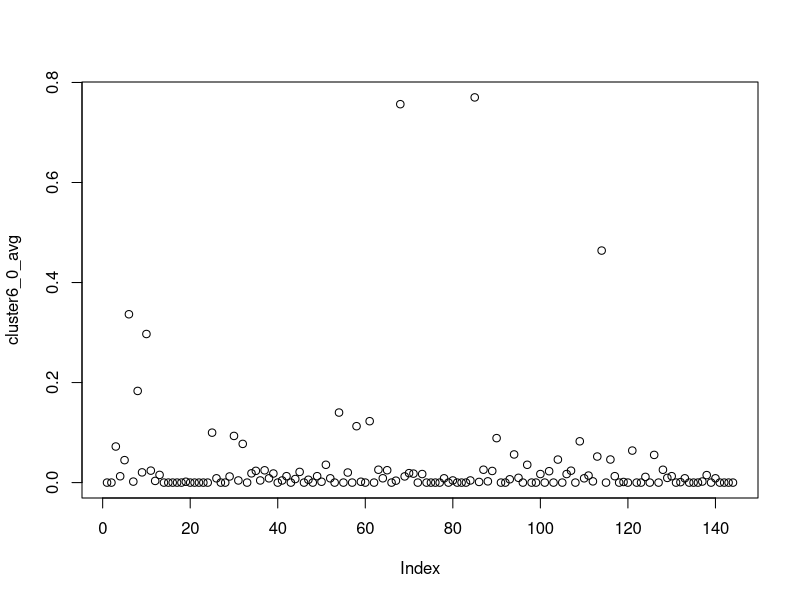
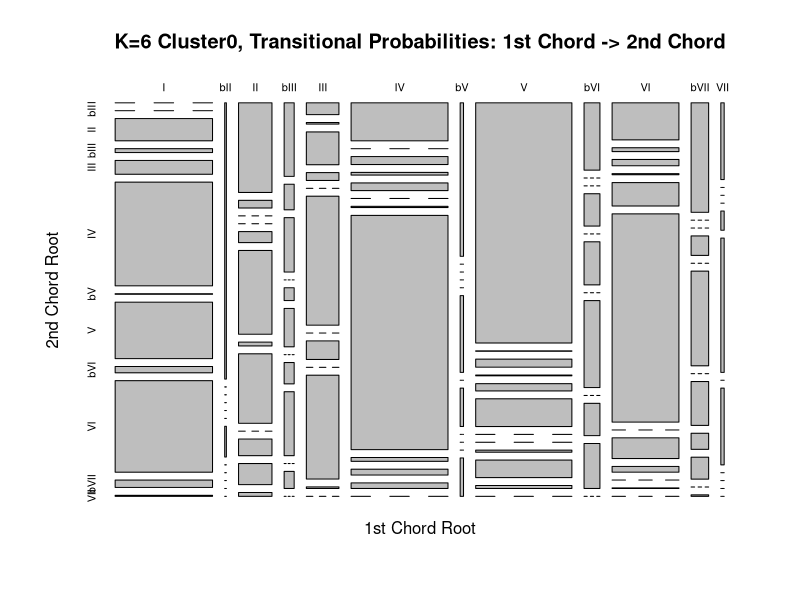
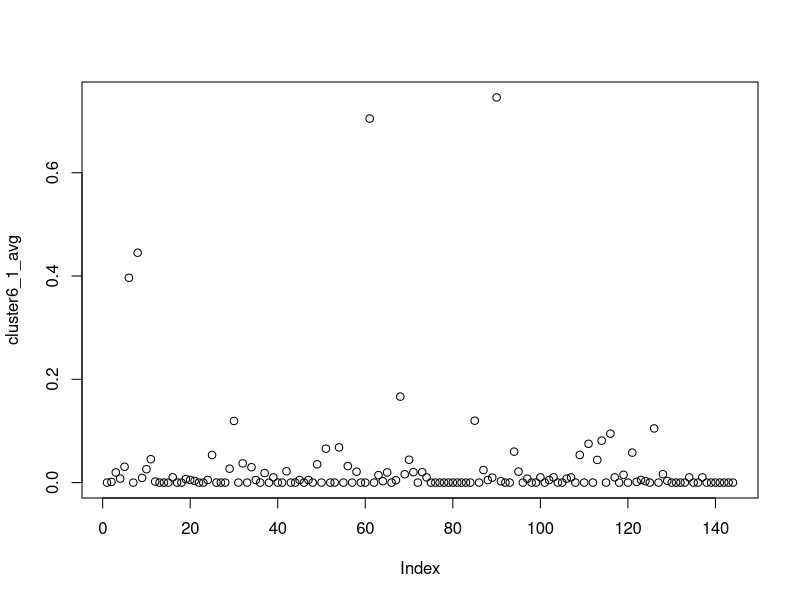
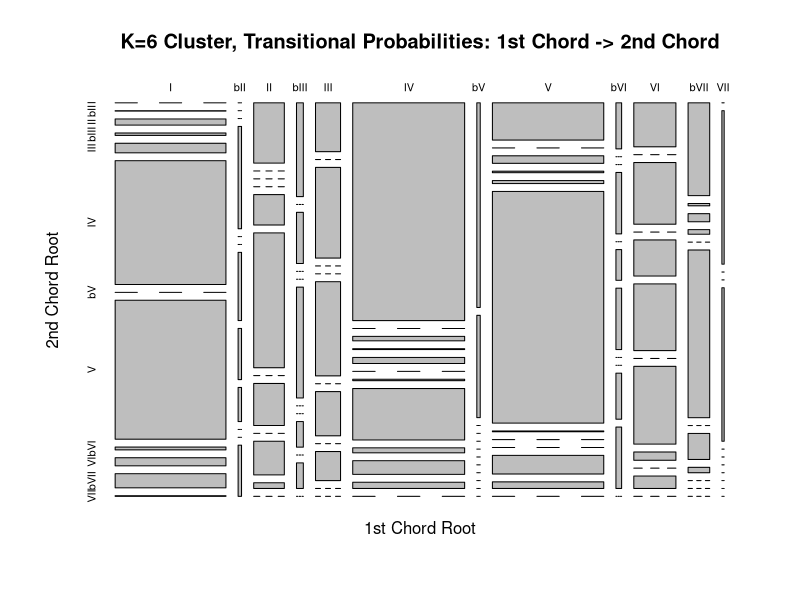
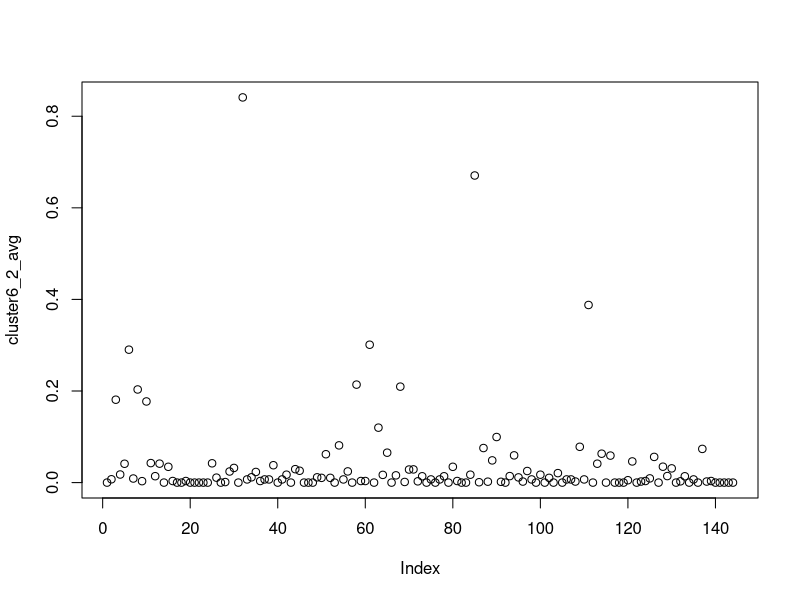
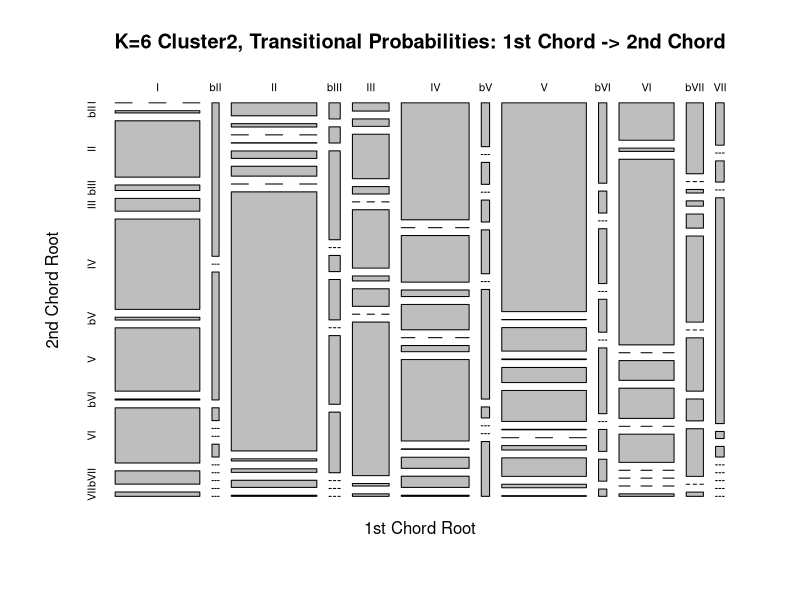
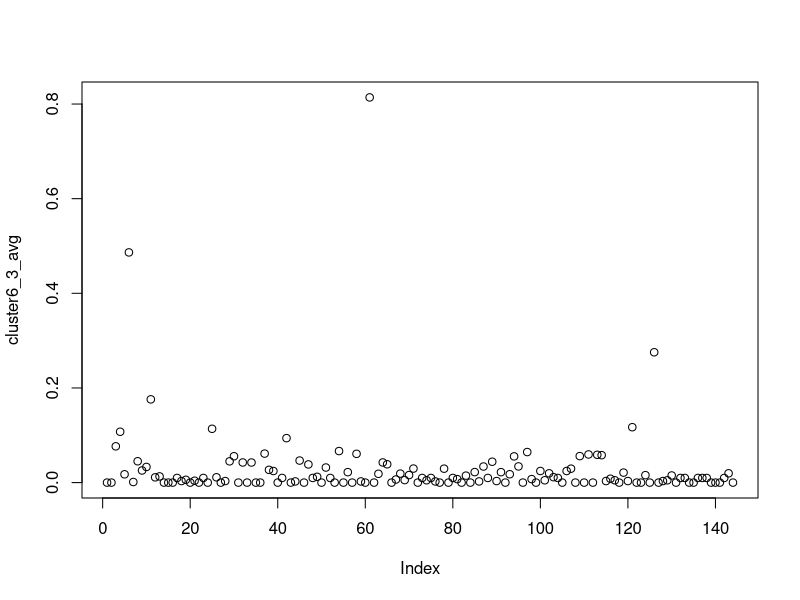
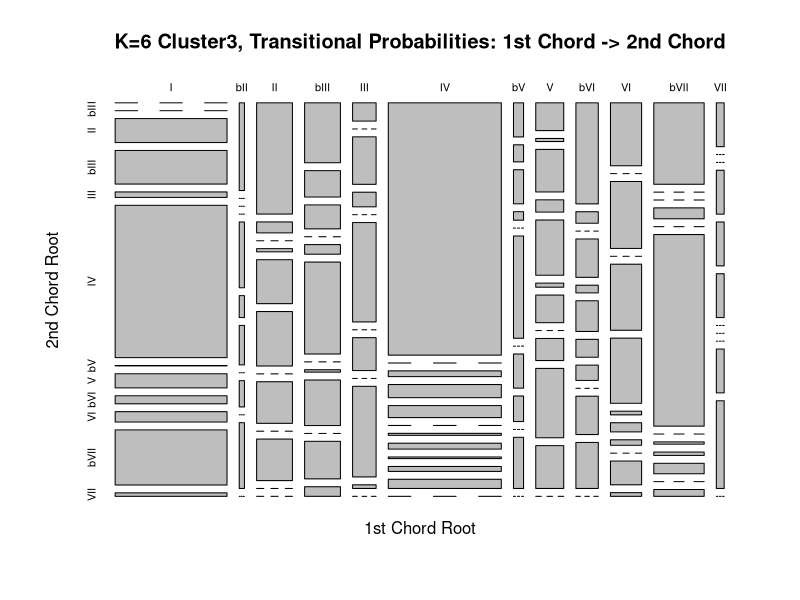

The R script that drew these images, in order:
bb <- read.csv('new_cluster_songbysongtransprob.csv', header = FALSE)
summary(bb)
length(bb$V1)
bb[bb$V1 == 'TheRose',] 

###### K-Means Cluster = 6 ######

#K = 6, cluster 0      Circle of Fifths?
cluster6_0 <- bb[which(bb$V147 == '0'),]
summary(cluster6_0)
length(cluster6_0)
cluster6_0_avg = colMeans(cluster6_0[c(2:145)])
plot(cluster6_0_avg)
    #Table creation
cluster6_0_matrix <- matrix(cluster6_0_avg, ncol=12,byrow=TRUE)
colnames(cluster6_0_matrix) <- c("I", "bII", "II", "bIII", "III", "IV", "bV", "V", "bVI", "VI", "bVII", "VII")
rownames(cluster6_0_matrix) <- c("I", "bII", "II", "bIII", "III", "IV", "bV", "V", "bVI", "VI", "bVII", "VII")
cluster6_0_matrix <- as.table(cluster6_0_matrix)
cluster6_0_matrix
plot(cluster6_0_matrix, main = "K=6 Cluster0, Transitional Probabilities: 1st Chord -> 2nd Chord", xlab = "1st Chord Root", ylab = "2nd Chord Root")
cluster6_0$V1


#K = 6, cluster 1     Blues?
cluster6_1 <- bb[which(bb$V147 == '1'),]
summary(cluster6_1)
length(cluster6_1)
cluster6_1_avg = colMeans(cluster6_1[c(2:145)])
plot(cluster6_1_avg)
#Table creation
cluster6_1_matrix <- matrix(cluster6_1_avg, ncol=12,byrow=TRUE)
colnames(cluster6_1_matrix) <- c("I", "bII", "II", "bIII", "III", "IV", "bV", "V", "bVI", "VI", "bVII", "VII")
rownames(cluster6_1_matrix) <- c("I", "bII", "II", "bIII", "III", "IV", "bV", "V", "bVI", "VI", "bVII", "VII")
cluster6_1_matrix <- as.table(cluster6_1_matrix)
cluster6_1_matrix
plot(cluster6_1_matrix, main = "K=6 Cluster, Transitional Probabilities: 1st Chord -> 2nd Chord", xlab = "1st Chord Root", ylab = "2nd Chord Root")
cluster6_1$V1

#K = 6, cluster 2    Random?
cluster6_2 <- bb[which(bb$V147 == '2'),]
summary(cluster6_2)
length(cluster6_2)
cluster6_2_avg = colMeans(cluster6_2[c(2:145)])
plot(cluster6_2_avg)
#Table creation
cluster6_2_matrix <- matrix(cluster6_2_avg, ncol=12,byrow=TRUE)
colnames(cluster6_2_matrix) <- c("I", "bII", "II", "bIII", "III", "IV", "bV", "V", "bVI", "VI", "bVII", "VII")
rownames(cluster6_2_matrix) <- c("I", "bII", "II", "bIII", "III", "IV", "bV", "V", "bVI", "VI", "bVII", "VII")
cluster6_2_matrix <- as.table(cluster6_2_matrix)
cluster6_2_matrix
plot(cluster6_2_matrix, main = "K=6 Cluster2, Transitional Probabilities: 1st Chord -> 2nd Chord", xlab = "1st Chord Root", ylab = "2nd Chord Root")

#K = 6, cluster 3     V & bVII -> IV -> I? Plagal?
cluster6_3 <- bb[which(bb$V147 == '3'),]
summary(cluster6_3)
length(cluster6_3)
cluster6_3_avg = colMeans(cluster6_3[c(2:145)])
plot(cluster6_3_avg)
#Table creation
cluster6_3_matrix <- matrix(cluster6_3_avg, ncol=12,byrow=TRUE)
colnames(cluster6_3_matrix) <- c("I", "bII", "II", "bIII", "III", "IV", "bV", "V", "bVI", "VI", "bVII", "VII")
rownames(cluster6_3_matrix) <- c("I", "bII", "II", "bIII", "III", "IV", "bV", "V", "bVI", "VI", "bVII", "VII")
cluster6_3_matrix <- as.table(cluster6_3_matrix)
cluster6_3_matrix
plot(cluster6_3_matrix, main = "K=6 Cluster3, Transitional Probabilities: 1st Chord -> 2nd Chord", xlab = "1st Chord Root", ylab = "2nd Chord Root")
cluster6_3$V1

#K = 6, cluster 4     Classical/Doo-wop? 
cluster6_4 <- bb[which(bb$V147 == '4'),]
summary(cluster6_4)
length(cluster6_4)
cluster6_4_avg = colMeans(cluster6_4[c(2:145)])
plot(cluster6_4_avg)
#Table creation
cluster6_4_matrix <- matrix(cluster6_4_avg, ncol=12,byrow=TRUE)
colnames(cluster6_4_matrix) <- c("I", "bII", "II", "bIII", "III", "IV", "bV", "V", "bVI", "VI", "bVII", "VII")
rownames(cluster6_4_matrix) <- c("I", "bII", "II", "bIII", "III", "IV", "bV", "V", "bVI", "VI", "bVII", "VII")
cluster6_4_matrix <- as.table(cluster6_4_matrix)
plot(cluster6_4_matrix, main = "K=6 Cluster4, Transitional Probabilities: 1st Chord -> 2nd Chord", xlab = "1st Chord Root", ylab = "2nd Chord Root")
cluster6_4$V1

#K = 6, cluster 5     Modal or Rock_Tonal/minor? pre-dom -> bVII/V -> I
cluster6_5 <- bb[which(bb$V147 == '5'),]
summary(cluster6_5)
length(cluster6_5)
cluster6_5_avg = colMeans(cluster6_5[c(2:145)])
plot(cluster6_5_avg)
#Table creation
cluster6_5_matrix <- matrix(cluster6_5_avg, ncol=12,byrow=TRUE)
colnames(cluster6_5_matrix) <- c("I", "bII", "II", "bIII", "III", "IV", "bV", "V", "bVI", "VI", "bVII", "VII")
rownames(cluster6_5_matrix) <- c("I", "bII", "II", "bIII", "III", "IV", "bV", "V", "bVI", "VI", "bVII", "VII")
cluster6_5_matrix <- as.table(cluster6_5_matrix)
cluster6_5_matrix
plot(cluster6_5_matrix, main = "K=6 Cluster5, Transitional Probabilities: 1st Chord -> 2nd Chord", xlab = "1st Chord Root", ylab = "2nd Chord Root")
cluster6_5$V1






###### K-Means Cluster = 15 ######

#K = 15, cluster 0      Classical? 50s? (II->V->I)
cluster15_0 <- bb[which(bb$V146 == '0'),]
summary(cluster15_0)
length(cluster15_0)
cluster15_0_avg = colMeans(cluster15_0[c(2:145)])
plot(cluster15_0_avg)
#Table creation
cluster15_0_matrix <- matrix(cluster15_0_avg, ncol=12,byrow=TRUE)
colnames(cluster15_0_matrix) <- c("I", "bII", "II", "bIII", "III", "IV", "bV", "V", "bVI", "VI", "bVII", "VII")
rownames(cluster15_0_matrix) <- c("I", "bII", "II", "bIII", "III", "IV", "bV", "V", "bVI", "VI", "bVII", "VII")
cluster15_0_matrix <- as.table(cluster15_0_matrix)
cluster15_0_matrix <- as.table(cluster15_0_matrix)
cluster15_0_matrix
plot(cluster15_0_matrix)
cluster15_0$V1

#K = 15, cluster 1      Classical?
cluster15_1 <- bb[which(bb$V146 == '1'),]
summary(cluster15_1)
length(cluster15_1)
cluster15_1_avg = colMeans(cluster15_1[c(2:145)])
plot(cluster15_1_avg)
#Table creation
cluster15_1_matrix <- matrix(cluster15_1_avg, ncol=12,byrow=TRUE)
colnames(cluster15_1_matrix) <- c("I", "bII", "II", "bIII", "III", "IV", "bV", "V", "bVI", "VI", "bVII", "VII")
rownames(cluster15_1_matrix) <- c("I", "bII", "II", "bIII", "III", "IV", "bV", "V", "bVI", "VI", "bVII", "VII")
cluster15_1_matrix <- as.table(cluster15_1_matrix)
cluster15_1_matrix <- as.table(cluster15_1_matrix)
cluster15_1_matrix
plot(cluster15_1_matrix)
cluster15_1$V1

#K = 15, cluster 2      Random?
cluster15_2 <- bb[which(bb$V146 == '2'),]
summary(cluster15_2)
length(cluster15_2)
cluster15_2_avg = colMeans(cluster15_2[c(2:145)])
plot(cluster15_2_avg)
#Table creation
cluster15_2_matrix <- matrix(cluster15_2_avg, ncol=12,byrow=TRUE)
colnames(cluster15_2_matrix) <- c("I", "bII", "II", "bIII", "III", "IV", "bV", "V", "bVI", "VI", "bVII", "VII")
rownames(cluster15_2_matrix) <- c("I", "bII", "II", "bIII", "III", "IV", "bV", "V", "bVI", "VI", "bVII", "VII")
cluster15_2_matrix <- as.table(cluster15_2_matrix)
cluster15_2_matrix <- as.table(cluster15_2_matrix)
cluster15_2_matrix
plot(cluster15_2_matrix)
cluster15_2$V1

#####finish k=15